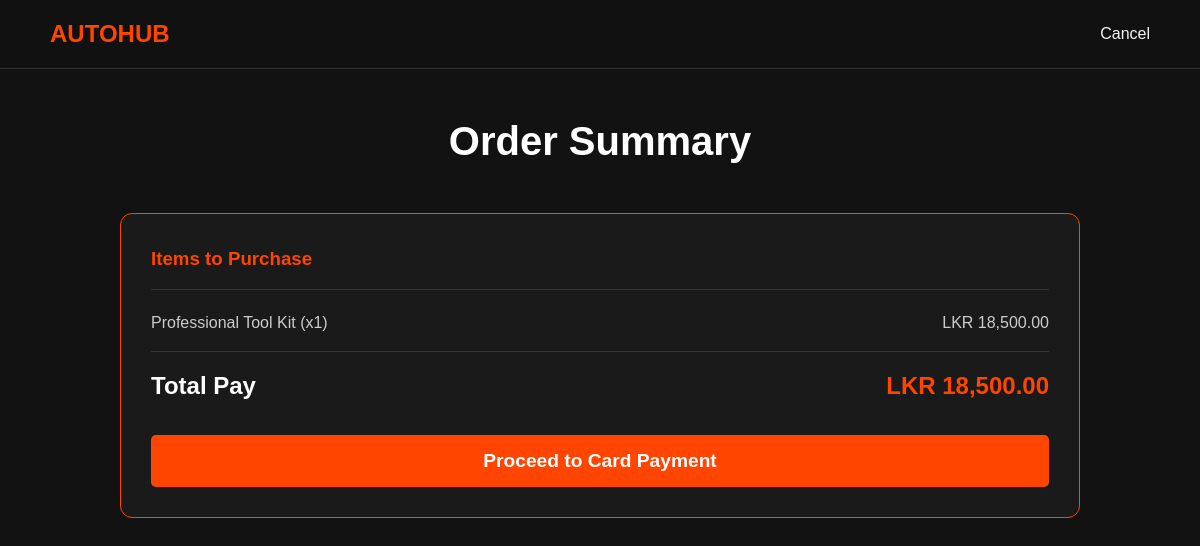
The app's page /php/checkout.php?from_cart=true (signed in) with its own data.
### tables this page shows
CREATE TABLE `cart` (
  `id` int(11) NOT NULL,
  `user_id` int(11) NOT NULL,
  `product_id` int(11) NOT NULL,
  `quantity` int(11) DEFAULT 1
);

CREATE TABLE `products` (
  `id` int(11) NOT NULL,
  `name` varchar(100) NOT NULL,
  `description` varchar(1000) DEFAULT NULL,
  `price` decimal(10,2) NOT NULL,
  `image_url` varchar(255) DEFAULT NULL,
  `stock_quantity` int(11) DEFAULT 0,
  `created_at` timestamp NOT NULL DEFAULT current_timestamp()
);

### php/checkout.php (the view, shortened to what this page needs)
<?php
include 'db_conn.php';
$user_id = $_SESSION['user_id'];
$order_items = [];
$grand_total = 0;
if (isset($_GET['id'])) {
    $prod_id = $_GET['id'];
    $sql = "SELECT * FROM products WHERE id = $prod_id";
    $res = $conn->query($sql);
    $item = $res->fetch_assoc();
    $order_items[] = [
        'product_id' => $item['id'],
        'name' => $item['name'],
        'price' => $item['price'],
        'quantity' => 1,
        'total' => $item['price']
    ];
    $grand_total = $item['price'];
    $_SESSION['is_cart_order'] = false;
}
elseif (isset($_GET['from_cart'])) {
    $sql = "SELECT c.product_id, c.quantity, p.name, p.price
            FROM cart c JOIN products p ON c.product_id = p.id
            WHERE c.user_id = $user_id";
    $res = $conn->query($sql);
    while($row = $res->fetch_assoc()) {
        $row['total'] = $row['price'] * $row['quantity'];
        $order_items[] = $row;
        $grand_total += $row['total'];
    }
} else {
    header("Location: shop.php"); exit();
}
?>
<!DOCTYPE html>
<html lang="en">
<head>
    <link rel="stylesheet" href="../css/global.css">
    <link rel="stylesheet" href="../css/checkout.css">
</head>
<body>
    <nav class="navbar">
        <div class="logo">AutoHub</div>
        <ul class="nav-links"><li><a href="shop.php">Cancel</a></li></ul>
    </nav>
    <div class="checkout-container">
        <div class="checkout-header"><h1>Order Summary</h1></div>
        <div class="checkout-layout">
            <div class="checkout-card summary-card">
                <h3>Items to Purchase</h3>
                <?php foreach ($order_items as $item): ?>
                    <div class="product-preview">
                        <span><?php echo $item['name']; ?> (x<?php echo $item['quantity']; ?>)</span>
                        <span>LKR <?php echo number_format($item['total'], 2); ?></span>
                    </div>
                <?php endforeach; ?>
                <hr style="border:0; border-top:1px solid #333; margin:15px 0;">
                <div class="total-row">
                    <span>Total Pay</span>
                    <span style="color: var(--primary);">LKR <?php echo number_format($grand_total, 2); ?></span>
                </div>
                <form method="POST">
                    <button type="submit" name="go_to_payment" class="confirm-btn">Proceed to Card Payment</button>
                </form>
            </div>
        </div>
    </div>
</body>
</html>

### css/global.css (style rules this page uses)
:root { --primary: #ff4500; --primary-hover: #e03e00; --dark-bg: #121212; --card-bg: #1e1e1e; --text: #f4f4f4; --text-muted: #aaaaaa; --border: #333333; --font-main: 'Poppins', sans-serif; }
* { margin: 0; padding: 0; box-sizing: border-box; }
body { background-color: var(--dark-bg); color: var(--text); font-family: var(--font-main); line-height: 1.6; }
a { text-decoration: none; color: inherit; transition: 0.3s; }
ul { list-style: none; }
.navbar { display: flex; justify-content: space-between; align-items: center; padding: 15px 50px; background-color: rgba(18, 18, 18, 0.95); border-bottom: 1px solid var(--border); position: sticky; top: 0; z-index: 1000; backdrop-filter: blur(10px); }
.logo { font-size: 24px; font-weight: 700; color: var(--primary); text-transform: uppercase; }
.nav-links { display: flex; gap: 30px; }

### css/checkout.css (style rules this page uses)
.checkout-container { max-width: 1000px; margin: 40px auto; padding: 0 20px; }
.checkout-header { text-align: center; margin-bottom: 40px; }
.checkout-header h1 { color: white; font-size: 2.5rem; }
.checkout-layout { display: flex; gap: 30px; flex-wrap: wrap; }
.checkout-card { background-color: var(--card-bg); padding: 30px; border-radius: 12px; border: 1px solid var(--border); flex: 1; min-width: 300px; }
.checkout-card h3 { color: var(--primary); border-bottom: 1px solid #333; padding-bottom: 15px; margin-bottom: 20px; }
.summary-card { background-color: #1a1a1a; border: 1px solid var(--primary); }
.product-preview { display: flex; justify-content: space-between; color: #ccc; font-size: 1rem; }
.total-row { display: flex; justify-content: space-between; font-size: 1.5rem; font-weight: bold; color: white; margin-bottom: 30px; }
.confirm-btn { width: 100%; padding: 15px; background-color: var(--primary); color: white; border: none; font-size: 1.2rem; font-weight: bold; border-radius: 5px; cursor: pointer; transition: 0.3s; }

### records on screen
cart: product.name "Professional Tool Kit", quantity "1", total "18,500.00"

### other values on screen
$grand_total "18,500.00"
